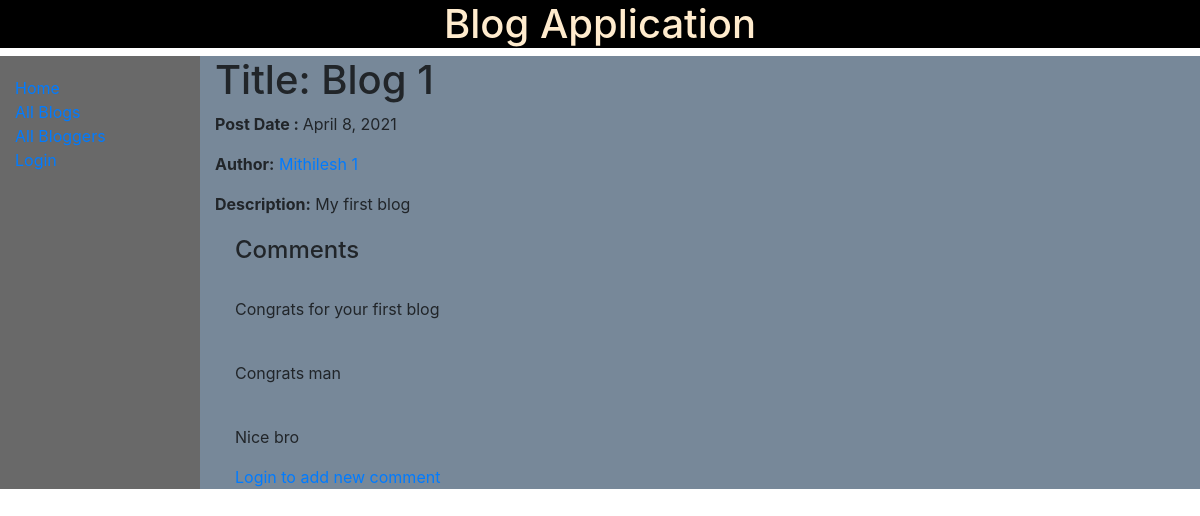
The page /blog/blogs/1 on the database as committed earlier.
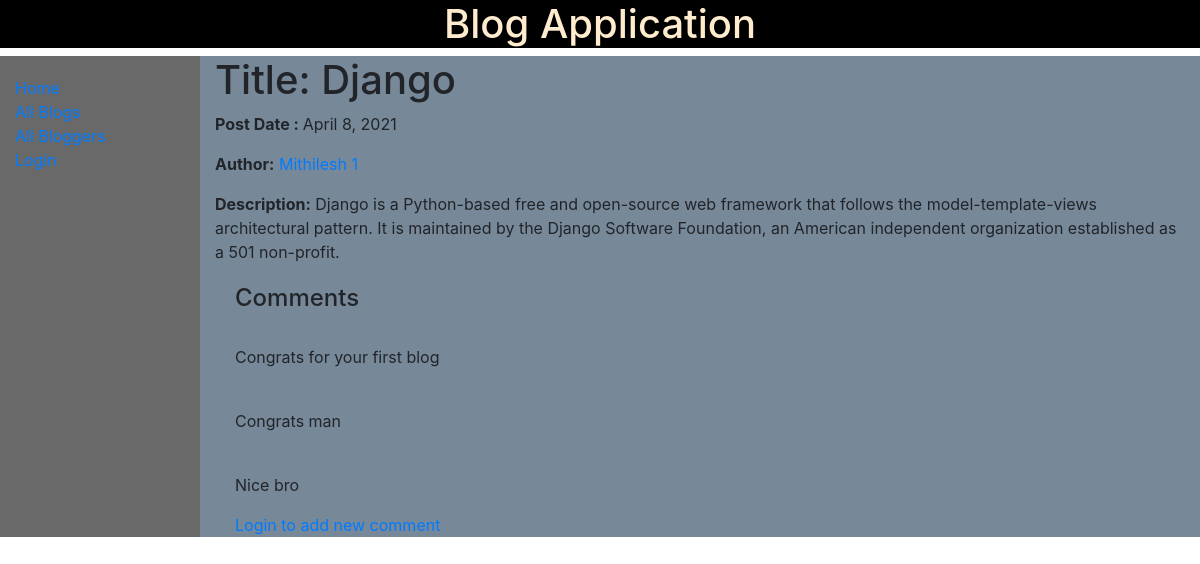
The same page on the database as committed later.
### blog/models.py (models this page shows, shortened)
class Blog(models.Model):
    title = models.CharField(max_length=200, null=False, blank=False)
    post_date = models.DateField(null=False, blank=False)
    blogger = models.ForeignKey('Blogger', on_delete=models.SET_NULL, null=True)
    description = models.CharField(max_length=500, null=False, blank=False)

class Blogger(models.Model):
    name = models.CharField(max_length=200, null=False, blank=False)
    bio = models.CharField(max_length=500, null=False, blank=False)
    def get_absolute_url(self):
        return reverse('blogger-detail', args=[str(self.id)])

class Comment(models.Model):
    blog = models.ForeignKey('Blog', on_delete=models.SET_NULL, null=True)
    description = models.CharField(max_length=300, null=False, blank=False)
    def __str__(self):
        return self.description

### blog/views.py (the view)
# urls.py: path('blogs/<int:pk>', views.BlogDetailView.as_view(), name='blog-detail'),
class BlogDetailView(generic.DetailView):
    model = Blog

### blog/templates/blog/blog_detail.html
{% extends "base_generic.html" %}
{% block content %}
  <h1>Title: {{ blog.title }}</h1>
  <p><strong>Post Date : </strong>{{ blog.post_date }}</p>
  <p><strong>Author:</strong> <a href="{{ blog.blogger.get_absolute_url }}">{{ blog.blogger.name }}</a></p>
  <p><strong>Description:</strong> {{ blog.description }}</p>
   <div style="margin-left:20px;margin-top:20px">
    <h4>Comments</h4>
    {% if blog.comment_set.all %}
    {% for comment in blog.comment_set.all %}
      <br>
      <p>{{ comment }}</p>
    {% endfor %}
       {% else %}
       <p>No Comments for this blog</p>
       {% endif %}
       {% if user.is_authenticated %}
            <a href="{% url 'comment' blog.id %}">Add a new comment</a>
       {% else %}
       <a href="{% url 'login' %}?next={{request.path}}">Login to add new comment</a>
       {% endif %}
  </div>
{% endblock %}

### blog/templates/base_generic.html (shortened to what this page needs)
<!DOCTYPE html>
<html lang="en">
<head>
  <link rel="stylesheet" href="https://cdn.jsdelivr.net/npm/bootstrap@4.5.3/dist/css/bootstrap.min.css">
  {% load static %}
  <link rel="stylesheet" href="{% static 'css/styles.css' %}">
</head>
<body>
  <h1 class="title">Blog Application</h1>
  <div class="container-fluid mypage">
    <div class="row">
      <div class="mysidebar col-sm-2">
      {% block sidebar %}
        <ul class="sidebar-nav">
          <li><a href="{% url 'index' %}">Home</a></li>
          <li><a href="{% url 'blogs' %}">All Blogs</a></li>
          <li><a href="{% url 'bloggers' %}">All Bloggers</a></li>
        {% if user.is_authenticated %}
            <li>User: {{ user.get_username }}</li>
            <li><a href="{% url 'logout'%}?next={{request.path}}">Logout</a></li>
        {% else %}
            <li><a href="{% url 'login'%}?next={{request.path}}">Login</a></li>
        {% endif %}
            </ul>
     {% endblock %}
      </div>
      <div class="col-sm-10 ">{% block content %}{% endblock %}
      </div>
    </div>
  </div>
</body>
</html>

### blog/templates/static/css/styles.css (style rules this page uses)
.sidebar-nav { margin-top: 20px; padding: 0; list-style: none; }
.mysidebar { background-color: rgb(105, 105, 105); }
.mypage { background-color: rgb(119, 136, 153); }
.title { text-align: center; background-color: black; color: blanchedalmond; }

Rows that differ between the two databases and show on the page:
changed Blog "Mithilesh 1": title "Blog 1" → "Django"; description "My first blog" → "Django is a Python-based free and open-source web framework that follows the model-template-views architectural pattern. It is maintained by the Django Software Foundation, an American independent organization established as a 501 non-profit."
